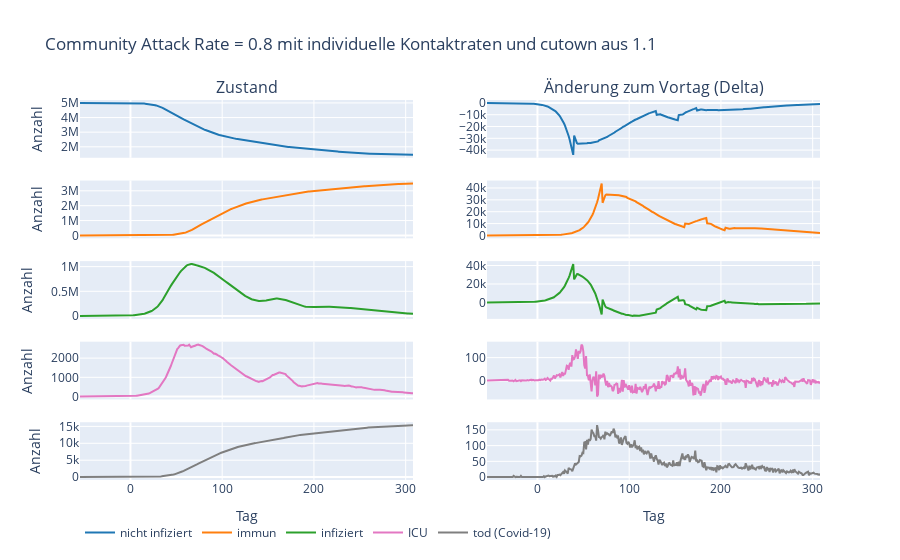
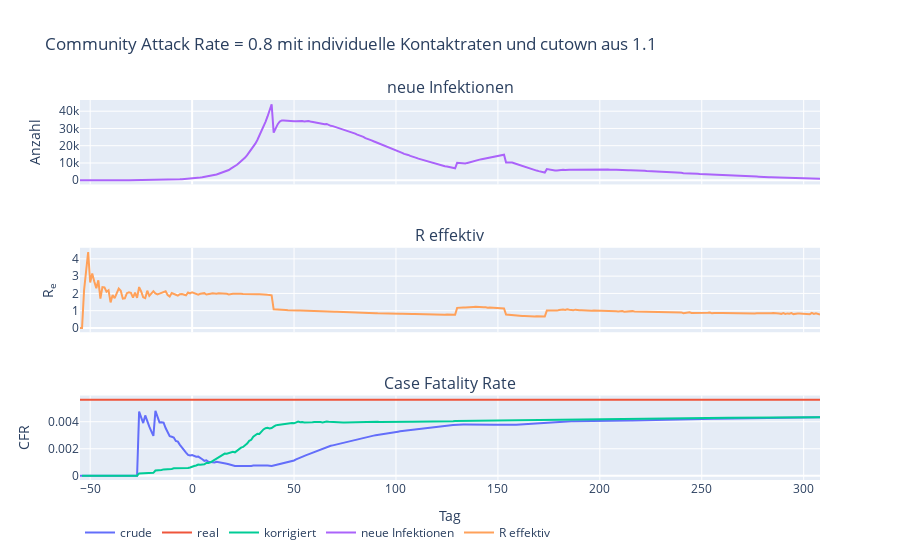

Notebook source saved alongside these figures, in order:
### Code cell
del state_1, state_2, state_3, state_4
# Community Attack Rate = 0.8 und individuelle Kontaktraten
state, statesum, infections, day0, rnow, args = cl.sim(
    age, drate, nday=365, cutdown=1000, prob_icu=0.01125, day0icu=20,
    mean_days_to_icu=10, mean_duration_icu=10, mean_serial=7, std_serial=3.4,
    immunt0=0.0, icu_fatality=0.5, long_term_death=False, hnr=hnr,
    com_attack_rate=0.8, contacts=contacts, r_mean=2.0, cutr_mean=1.1,
    simname="Community Attack Rate = 0.8 mit individuelle Kontaktraten und cutown aus 1.1")

### Figure 1 — Plotly figure (JSON) as saved in the notebook; plotly's stock layout.template omitted (floating-point values rounded to 4 significant figures; data arrays with more than 128 entries replaced by an {"elided": "..."} marker saying what was removed)
{"data": [{"legendgroup": "nicht infiziert", "line": {"color": "#1f77b4"}, "mode": "lines", "name": "nicht infiziert", "type": "scatter", "x": {"elided": "364 int values"}, "xaxis": "x", "y": {"elided": "364 int values"}, "yaxis": "y"}, {"legendgroup": "nicht infiziert", "line": {"color": "#1f77b4"}, "mode": "lines", "name": "nicht infiziert", "showlegend": false, "type": "scatter", "x": {"elided": "364 int values"}, "xaxis": "x2", "y": {"elided": "364 int values"}, "yaxis": "y2"}, {"legendgroup": "immun", "line": {"color": "#ff7f0e"}, "mode": "lines", "name": "immun", "type": "scatter", "x": {"elided": "364 int values"}, "xaxis": "x3", "y": {"elided": "364 int values"}, "yaxis": "y3"}, {"legendgroup": "immun", "line": {"color": "#ff7f0e"}, "mode": "lines", "name": "immun", "showlegend": false, "type": "scatter", "x": {"elided": "364 int values"}, "xaxis": "x4", "y": {"elided": "364 int values"}, "yaxis": "y4"}, {"legendgroup": "infiziert", "line": {"color": "#2ca02c"}, "mode": "lines", "name": "infiziert", "type": "scatter", "x": {"elided": "364 int values"}, "xaxis": "x5", "y": {"elided": "364 int values"}, "yaxis": "y5"}, {"legendgroup": "infiziert", "line": {"color": "#2ca02c"}, "mode": "lines", "name": "infiziert", "showlegend": false, "type": "scatter", "x": {"elided": "364 int values"}, "xaxis": "x6", "y": {"elided": "364 int values"}, "yaxis": "y6"}, {"legendgroup": "ICU", "line": {"color": "#e377c2"}, "mode": "lines", "name": "ICU", "type": "scatter", "x": {"elided": "364 int values"}, "xaxis": "x7", "y": {"elided": "364 int values"}, "yaxis": "y7"}, {"legendgroup": "ICU", "line": {"color": "#e377c2"}, "mode": "lines", "name": "ICU", "showlegend": false, "type": "scatter", "x": {"elided": "364 int values"}, "xaxis": "x8", "y": {"elided": "364 int values"}, "yaxis": "y8"}, {"legendgroup": "tod (Covid-19)", "line": {"color": "#7f7f7f"}, "mode": "lines", "name": "tod (Covid-19)", "type": "scatter", "x": {"elided": "364 int values"}, "xaxis": "x9", "y": {"elided": "364 int values"}, "yaxis": "y9"}, {"legendgroup": "tod (Covid-19)", "line": {"color": "#7f7f7f"}, "mode": "lines", "name": "tod (Covid-19)", "showlegend": false, "type": "scatter", "x": {"elided": "364 int values"}, "xaxis": "x10", "y": {"elided": "364 int values"}, "yaxis": "y10"}], "layout": {"annotations": [{"font": {"size": 16}, "showarrow": false, "text": "Zustand", "x": 0.225, "xanchor": "center", "xref": "paper", "y": 1, "yanchor": "bottom", "yref": "paper"}, {"font": {"size": 16}, "showarrow": false, "text": "Änderung zum Vortag (Delta)", "x": 0.775, "xanchor": "center", "xref": "paper", "y": 1, "yanchor": "bottom", "yref": "paper"}], "legend": {"orientation": "h"}, "showlegend": true, "title": {"text": "Community Attack Rate = 0.8 mit individuelle Kontaktraten und cutown aus 1.1"}, "xaxis": {"anchor": "y", "automargin": true, "domain": [0, 0.45], "matches": "x9", "showticklabels": false}, "xaxis10": {"anchor": "y10", "automargin": true, "domain": [0.55, 1], "title": {"text": "Tag"}}, "xaxis2": {"anchor": "y2", "automargin": true, "domain": [0.55, 1], "matches": "x10", "showticklabels": false}, "xaxis3": {"anchor": "y3", "automargin": true, "domain": [0, 0.45], "matches": "x9", "showticklabels": false}, "xaxis4": {"anchor": "y4", "automargin": true, "domain": [0.55, 1], "matches": "x10", "showticklabels": false}, "xaxis5": {"anchor": "y5", "automargin": true, "domain": [0, 0.45], "matches": "x9", "showticklabels": false}, "xaxis6": {"anchor": "y6", "automargin": true, "domain": [0.55, 1], "matches": "x10", "showticklabels": false}, "xaxis7": {"anchor": "y7", "automargin": true, "domain": [0, 0.45], "matches": "x9", "showticklabels": false}, "xaxis8": {"anchor": "y8", "automargin": true, "domain": [0.55, 1], "matches": "x10", "showticklabels": false}, "xaxis9": {"anchor": "y9", "automargin": true, "domain": [0, 0.45], "title": {"text": "Tag"}}, "yaxis": {"anchor": "x", "domain": [0.848, 1], "title": {"text": "Anzahl"}}, "yaxis10": {"anchor": "x10", "domain": [0, 0.152]}, "yaxis2": {"anchor": "x2", "domain": [0.848, 1]}, "yaxis3": {"anchor": "x3", "domain": [0.636, 0.788], "title": {"text": "Anzahl"}}, "yaxis4": {"anchor": "x4", "domain": [0.636, 0.788]}, "yaxis5": {"anchor": "x5", "domain": [0.424, 0.576], "title": {"text": "Anzahl"}}, "yaxis6": {"anchor": "x6", "domain": [0.424, 0.576]}, "yaxis7": {"anchor": "x7", "domain": [0.212, 0.364], "title": {"text": "Anzahl"}}, "yaxis8": {"anchor": "x8", "domain": [0.212, 0.364]}, "yaxis9": {"anchor": "x9", "domain": [0, 0.152], "title": {"text": "Anzahl"}}}}

### Figure 2 — Plotly figure (JSON) as saved in the notebook; plotly's stock layout.template omitted (floating-point values rounded to 4 significant figures; data arrays with more than 128 entries replaced by an {"elided": "..."} marker saying what was removed)
{"data": [{"mode": "lines", "name": "crude", "type": "scatter", "x": {"elided": "364 int values"}, "xaxis": "x3", "y": {"elided": "364 float values"}, "yaxis": "y3"}, {"mode": "lines", "name": "real", "type": "scatter", "x": {"elided": "364 int values"}, "xaxis": "x3", "y": {"elided": "364 float values"}, "yaxis": "y3"}, {"mode": "lines", "name": "korrigiert", "type": "scatter", "x": {"elided": "364 int values"}, "xaxis": "x3", "y": {"elided": "364 float values"}, "yaxis": "y3"}, {"mode": "lines", "name": "neue Infektionen", "type": "scatter", "x": {"elided": "364 int values"}, "xaxis": "x", "y": {"elided": "364 int values"}, "yaxis": "y"}, {"mode": "lines", "name": "R effektiv", "type": "scatter", "x": {"elided": "364 int values"}, "xaxis": "x2", "y": {"elided": "364 float values"}, "yaxis": "y2"}], "layout": {"annotations": [{"font": {"size": 16}, "showarrow": false, "text": "neue Infektionen", "x": 0.5, "xanchor": "center", "xref": "paper", "y": 1, "yanchor": "bottom", "yref": "paper"}, {"font": {"size": 16}, "showarrow": false, "text": "R effektiv", "x": 0.5, "xanchor": "center", "xref": "paper", "y": 0.6111, "yanchor": "bottom", "yref": "paper"}, {"font": {"size": 16}, "showarrow": false, "text": "Case Fatality Rate", "x": 0.5, "xanchor": "center", "xref": "paper", "y": 0.2222, "yanchor": "bottom", "yref": "paper"}], "legend": {"orientation": "h"}, "showlegend": true, "title": {"text": "Community Attack Rate = 0.8 mit individuelle Kontaktraten und cutown aus 1.1"}, "xaxis": {"anchor": "y", "domain": [0, 1], "matches": "x3", "showticklabels": false}, "xaxis2": {"anchor": "y2", "domain": [0, 1], "matches": "x3", "showticklabels": false}, "xaxis3": {"anchor": "y3", "automargin": true, "domain": [0, 1], "title": {"text": "Tag"}}, "yaxis": {"anchor": "x", "domain": [0.7778, 1], "title": {"text": "Anzahl"}}, "yaxis2": {"anchor": "x2", "domain": [0.3889, 0.6111], "title": {"text": "R<sub>e</sub>"}}, "yaxis3": {"anchor": "x3", "domain": [0, 0.2222], "title": {"text": "CFR"}}}}
